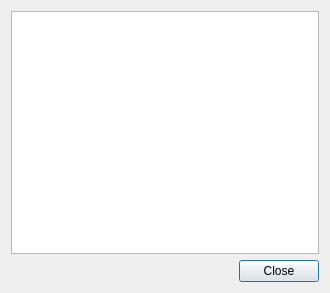
<?xml version="1.0" encoding="UTF-8"?>
<ui version="4.0">
 <class>InfoBoxClass</class>
 <widget class="QDialog" name="InfoBoxClass">
  <property name="geometry">
   <rect>
    <x>0</x>
    <y>0</y>
    <width>330</width>
    <height>293</height>
   </rect>
  </property>
  <property name="focusPolicy">
   <enum>Qt::WheelFocus</enum>
  </property>
  <property name="windowTitle">
   <string>InfoBox</string>
  </property>
  <layout class="QVBoxLayout" name="mainLayout" stretch="1,0">
   <item>
    <widget class="QTextEdit" name="textEdit">
     <property name="readOnly">
      <bool>true</bool>
     </property>
     <property name="textInteractionFlags">
      <set>Qt::NoTextInteraction</set>
     </property>
    </widget>
   </item>
   <item>
    <layout class="QHBoxLayout" name="horizontalLayout">
     <item>
      <spacer name="buttonSpacer">
       <property name="orientation">
        <enum>Qt::Horizontal</enum>
       </property>
       <property name="sizeHint" stdset="0">
        <size>
         <width>40</width>
         <height>20</height>
        </size>
       </property>
      </spacer>
     </item>
     <item>
      <widget class="QPushButton" name="closeButton">
       <property name="text">
        <string>Close</string>
       </property>
      </widget>
     </item>
    </layout>
   </item>
  </layout>
 </widget>
 <layoutdefault spacing="6" margin="11"/>
 <resources/>
 <connections>
  <connection>
   <sender>closeButton</sender>
   <signal>clicked()</signal>
   <receiver>InfoBoxClass</receiver>
   <slot>close()</slot>
   <hints>
    <hint type="sourcelabel">
     <x>347</x>
     <y>276</y>
    </hint>
    <hint type="destinationlabel">
     <x>199</x>
     <y>149</y>
    </hint>
   </hints>
  </connection>
 </connections>
</ui>
